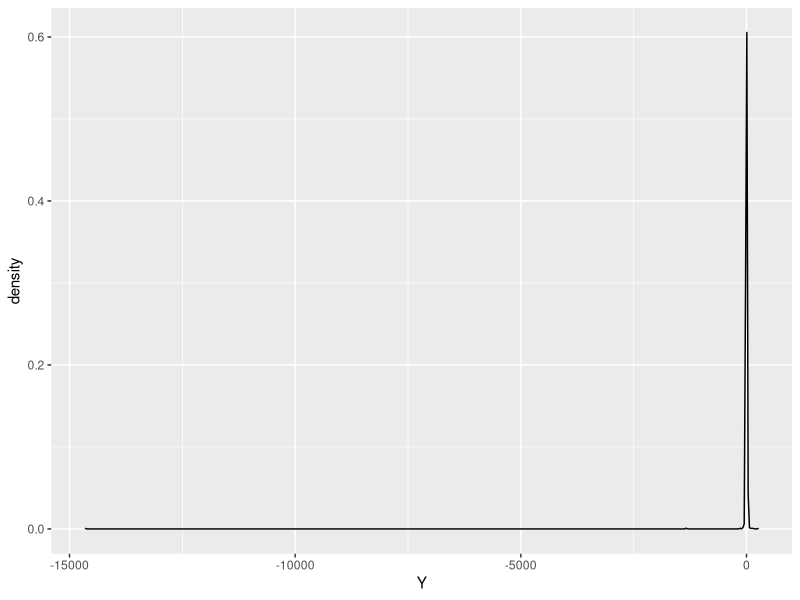
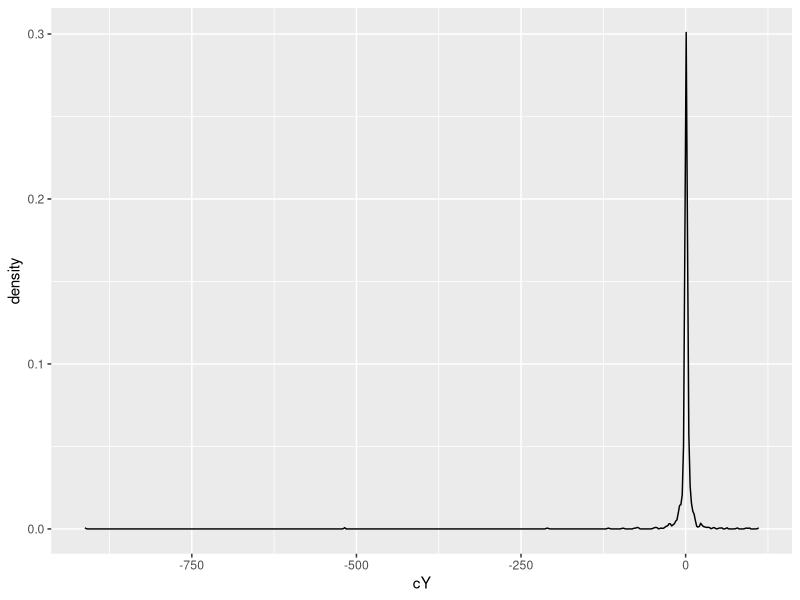
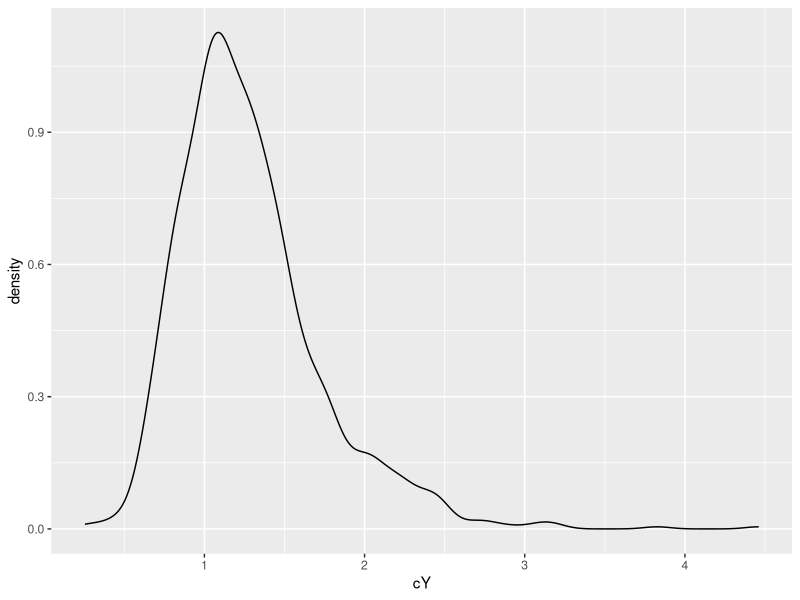
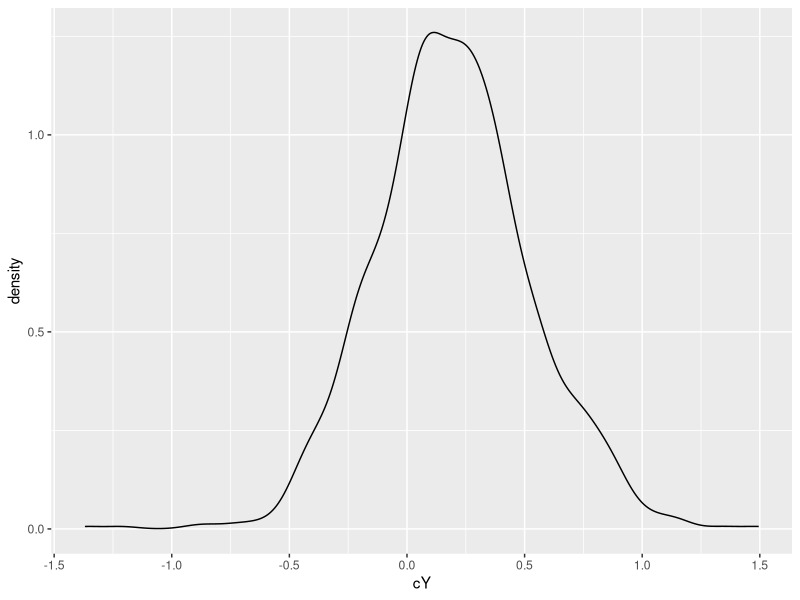

Write the R code that produced these figures, in order.

library(tidyverse)

#-------------------------------------
# Example immune marker composite score
#-------------------------------------

#3 log-normal markers in the numerator and 2 in the denominator with different ranges/concentrations

N1 <- exp(rnorm(1000, mean = .1, sd = .2))
N2 <- exp(rnorm(1000, mean = .5, sd = 1))
N3 <- exp(rnorm(1000, mean = 1, sd = 1))
D1 <- exp(rnorm(1000, mean = .1, sd = .2))
D2 <- exp(rnorm(1000, mean = 1, sd = 2))

#A raw composite index would be biased towards the higher concentration biomarkers
Y <- (N1 + N2 + N3)/(D1 + D2)
summary(Y)


#zscores would be useful in summing the biomarkers, but what about a ratio measure?
#Eith Z-scoring the raw markers or log transformations will lead to division be zero/near zero numbers and leads to extreme outliers

zN1 <-  as.vector(scale(log(N1)))
zN2 <-  as.vector(scale(log(N2)))
zN3 <-  as.vector(scale(log(N3)))
zD1 <-  as.vector(scale(log(D1)))
zD2 <-  as.vector(scale(log(D2)))

Y <- (zN1 + zN2 + zN3)/(zD1 + zD2)
summary(Y)
ggplot(data.frame(Y=Y)) + geom_density(aes(Y))


#Scaling without centering still causes issues when log-transforming as log-transformed variables have values near 0
cN1 <-  as.vector(scale(log(N1), center = FALSE, scale = apply(as.matrix(log(N1)), 2, sd, na.rm = TRUE)))
cN2 <-  as.vector(scale(log(N2), center = FALSE, scale = apply(as.matrix(log(N2)), 2, sd, na.rm = TRUE)))
cN3 <-  as.vector(scale(log(N3), center = FALSE, scale = apply(as.matrix(log(N3)), 2, sd, na.rm = TRUE)))
cD1 <-  as.vector(scale(log(D1), center = FALSE, scale = apply(as.matrix(log(D1)), 2, sd, na.rm = TRUE)))
cD2 <-  as.vector(scale(log(D2), center = FALSE, scale = apply(as.matrix(log(D2)), 2, sd, na.rm = TRUE)))

summary(cN1)
summary(cN2)
summary(cN3)


cY <- (cN1 + cN2 + cN3)/(cD1 + cD2)
summary(cY)
ggplot(data.frame(cY=cY)) + geom_density(aes(cY))







#Scaling without centering or log transformation and then log-transforming the composite score seems to be the approach 
cN1 <-  as.vector(scale((N1), center = FALSE, scale = apply(as.matrix(N1), 2, sd, na.rm = TRUE)))
cN2 <-  as.vector(scale((N2), center = FALSE, scale = apply(as.matrix(N2), 2, sd, na.rm = TRUE)))
cN3 <-  as.vector(scale((N3), center = FALSE, scale = apply(as.matrix(N3), 2, sd, na.rm = TRUE)))
cD1 <-  as.vector(scale((D1), center = FALSE, scale = apply(as.matrix(D1), 2, sd, na.rm = TRUE)))
cD2 <-  as.vector(scale((D2), center = FALSE, scale = apply(as.matrix(D2), 2, sd, na.rm = TRUE)))

summary(cN1)
summary(cN2)
summary(cN3)

summary(cD1)
summary(cD2)

sd(cN1)
sd(cN2)
sd(cN3)

sd(cD1)
sd(cD2)


cY <- (cN1 + cN2 + cN3)/(cD1 + cD2)
summary(cY)
ggplot(data.frame(cY=cY)) + geom_density(aes(cY))
#log transform outcome
ggplot(data.frame(cY=log(cY))) + geom_density(aes(cY))

